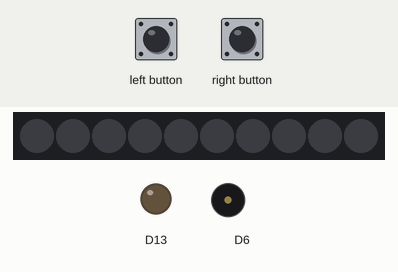
Simulated run of this sketch. Board: Adafruit Circuit Playground Express. Parts: 10 RGB LEDs in strip order, left to right, output pins drawn as LEDs (lit = HIGH), buzzer (waves = sounding). Inputs (shaded band) come from the test bench. Dim RGB values are drawn brighter than linear; what the sketch prints to the serial monitor is not drawn.

Above: at 1.2 s.
1.3 s: left button pressed for 0.15 s
At 1.9 s:
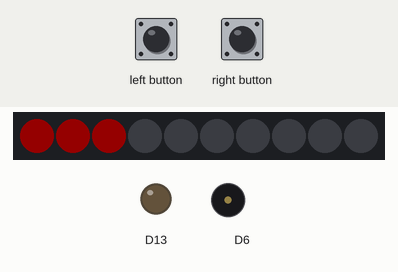
4.4 s: left button pressed for 1 s
At 5.45 s:
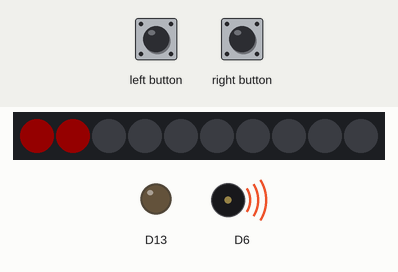
6.0 s: left button pressed for 3.2 s
At 7.46 s:
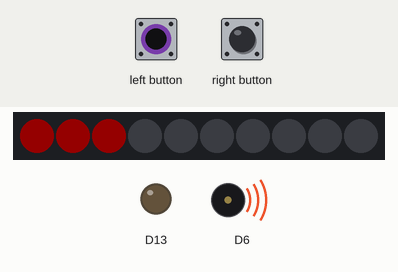
Timing chart, 0 to 12.9 s (numbered marks = the images above; inputs shaded):
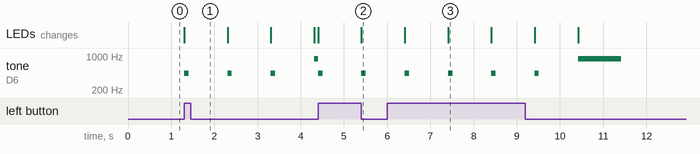

The sketch:

countdown.ino
```cpp
// demo program

#include <Adafruit_CircuitPlayground.h>

bool leftButtonPressed;
bool rightButtonPressed;
uint32_t rawPixelColorValue[10];


void clearPixelColorValues(){
    for(uint8_t i; i<10; i++){
      CircuitPlayground.setPixelColor(i, 0x000000);
    }
}

void setPixelColorValues(){
    for(uint8_t i; i<10; i++){
      CircuitPlayground.setPixelColor(i, rawPixelColorValue[i]);
    }
}

void animateRedLeds(){

}

void setup() {
  Serial.begin(115200);
  Serial.println("Circuit Playground - Countdown test!");

  CircuitPlayground.begin();
}

void loop() {

  leftButtonPressed = CircuitPlayground.leftButton();
  rightButtonPressed = CircuitPlayground.rightButton();

  if (leftButtonPressed) {
    CircuitPlayground.clearPixels();
    Serial.println("Left button pressed...");

    // Animation "3"
    for(uint8_t i; i<3; i++){
      rawPixelColorValue[i] = 0xFF0000;
    }
    setPixelColorValues();
    Serial.print("3... ");
    CircuitPlayground.playTone(440, 100, false);
    delay(1000);

    // Animation "2"
    CircuitPlayground.setPixelColor(2, 0x000000);
    Serial.print("2... ");
    CircuitPlayground.playTone(440, 100, false);
    delay(1000);

    // Animation "1"
    CircuitPlayground.setPixelColor(1, 0x000000);
    Serial.print("1... ");
    CircuitPlayground.playTone(440, 100, false);
    delay(1000);

    // Animation "GO"
    for(uint8_t i; i<10; i++){
      CircuitPlayground.setPixelColor(i, 0x00FF00);
    }
    Serial.println(" Time up! ");
    CircuitPlayground.playTone(880, 1000, false);
  }
}
```

Measured:
- after the input at 1.3 s, tone on D6: silent → 440 Hz at once, then repeats every 1.0 s: silent 0.90 s, 440 Hz 0.10 s; the LEDs: change at once (image 1)
- after the input at 4.4 s, the LEDs: first change at once (image 2 shows a later state)
- what the display in image 3 shows lasts 1.0 s, from 7.4 s to 8.4 s
